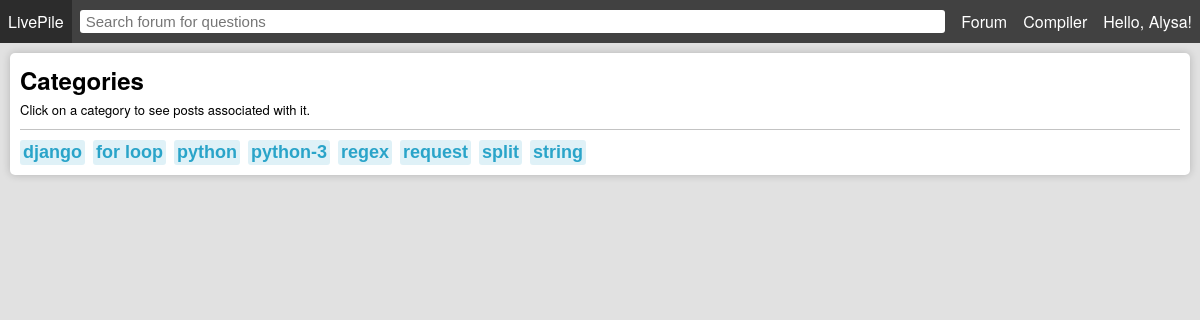
The page /tags/ (signed in) on the database its author committed.
### forum/models.py (models this page shows, shortened)
class Profile(models.Model):
    user = models.OneToOneField(User, on_delete=models.CASCADE)
    fname = models.CharField(max_length=255, blank=True)
    lname = models.CharField(max_length=255, blank=True)
    avatar = models.ImageField(default='avatars/default-avatar.png', upload_to='avatars/', validators=[FileExtensionValidator(['png', 'jpg', 'jpeg'])])
    created = models.DateTimeField(auto_now_add=True)

class Tag(models.Model):
    tag = models.CharField(max_length=100)
    def __str__(self):
        return f"{self.tag}"
    class Meta:
        ordering = ('tag',)

### forum/views.py (the view)
# urls.py: path('tags/', views.tags, name='tags'),
def tags(request):
    context = {}
    if request.user.is_authenticated:
        context['my_profile'] = Profile.objects.get(user=request.user)
    tags = Tag.objects.all()
    context['tags'] = tags
    return render(request, 'forum/tags.html', context)

### forum/templates/forum/tags.html (shortened to what this page needs)
{% extends "./index.html" %}
{% block content %}
        <div class="content">
            <div class="box shadow col">
                <h2>Categories</h2>
                <span style="font-size: 13px; margin-top: 3px;">Click on a category to see posts associated with it.</span>
                <div class="divider"></div>
                <div class="row">
                    {% if tags %}
                    {% for tag in tags %}
                    <form class="col" method="post" action="/search/">
                        <input class="tag" style="font-size: 18px; margin-right: 8px;" name="tag" type="submit" value="{{ tag }}" />
                    </form>
                    {% endfor %}
                    {% else %}
                    No tags to show at this time. Create a post with tags to begin!
                    {% endif %}
                </div>
            </div>
        </div>
{% endblock %}

### forum/templates/forum/index.html (shortened to what this page needs)
<!DOCTYPE html>
<html>
    <head>
        <link rel="stylesheet" type="text/css" href="../../static/css/livepile.css">
        <link rel="stylesheet" type="text/css" href="../../static/css/codemirror.css">
        <link rel="stylesheet" type="text/css" href="../../static/css/eclipse.css">
    </head>
    <body>
        <nav>
            <ul>
                <li><a href="/">LivePile</a></li>
                <li style="flex: 1;">
                    <form style="display: flex; flex: 1;" method="post" action="/search/">
                        <input id="search" name="search" type="text" style="flex: 1;" placeholder="Search forum for questions" />
                    </form>
                </li>
                <li><a href="/">Forum</a></li>
                <li><a href="/join/">Compiler</a></li>
                {% if user.is_authenticated %}
                <li class="col dropdown">
                    <a href="{% url 'profile' my_profile.user %}">Hello, {{ my_profile.fname }}!</a>
                </li>
                {% endif %}
            </ul>
        </nav>
        {% block content %} Didn't render content {% endblock %}
    </body>
</html>

### forum/static/css/livepile.css (style rules this page uses)
html, body { height: 100%; margin: 0; }
body { width: 100%; height: 100%; display: flex; flex-direction: column; background-color:#e1e1e1; font-family: 'Helvetica Neue', Helvetica, Arial, sans-serif; }
.content { margin: 5px; height: 100%; }
nav { background-color: #414141; position: sticky; top: 0; z-index: 99; height: fit-content; }
nav ul { margin: 0; padding: 0; list-style: none; display: flex; }
nav ul li { display: flex; align-items: center; }
nav ul li a { padding: 10px 8px; text-decoration: none; color: white; }
nav input[type=text] { margin: auto 8px; border: 0; border-radius: 3px; padding: 3px 6px; font-size: 15px; }
.row { display: flex; flex-direction: row; }
.col { display: flex; flex-direction: column; }
h1, h2, h3, h4 { margin: 0; padding: 0; }
.box { flex: 1; margin: 5px; padding: 10px; border-radius: 5px; background-color: white; }
.shadow { box-shadow: 0 0 8px rgba(0, 0, 0, 0.2); }
.divider { border-top: 1px solid #c3c3c3; margin: 10px 0; }
.tag { background-color: rgba(42, 164, 201, 0.15); width: fit-content; color: #2aa4c9; font-weight: bold; font-size: 14px; padding: 2px 3px; border-radius: 3px; margin-right: 5px; border: 0; }

### rows shown on the page
Profile: fname "Alysa"
Tag: tag "django"
Tag: tag "for loop"
Tag: tag "python"
Tag: tag "python-3"
Tag: tag "regex"
Tag: tag "request"
Tag: tag "split"
Tag: tag "string"
